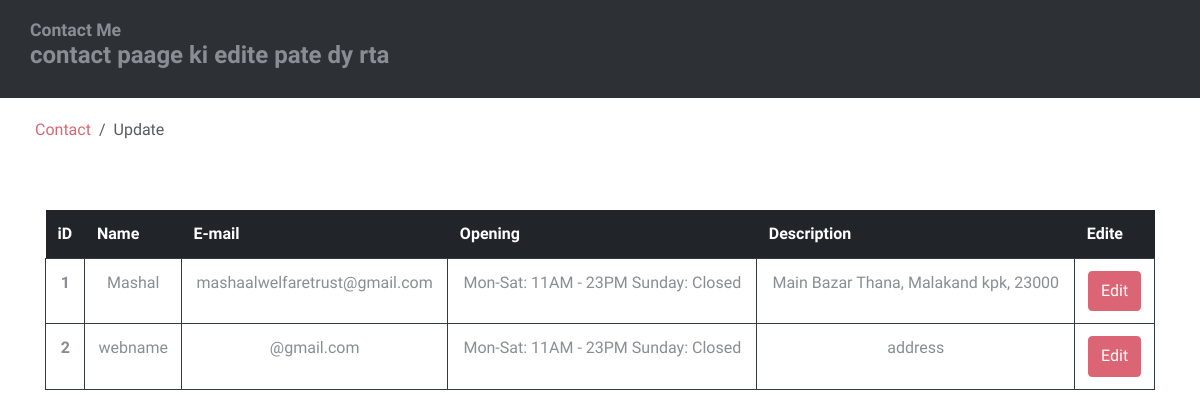
/admin/contact_page.php, run on the app's committed database.
### tables this page shows
CREATE TABLE `info` (
  `id` int(11) NOT NULL,
  `address` varchar(255) NOT NULL,
  `phone` varchar(255) NOT NULL,
  `email` varchar(255) NOT NULL,
  `name` varchar(255) NOT NULL,
  `opening` varchar(255) NOT NULL,
  `Designed` varchar(255) NOT NULL
);

### admin/contact_page.php (the view, shortened to what this page needs)
<?php
include('parts/head.php');
?>
<div class="page-header no-margin-bottom">
  <div class="container-fluid">
    <h2 class="h5 no-margin-bottom">Contact Me</h2>
    <h3>contact paage ki edite pate dy rta</h3>
  </div>
</div>
<div class="container-fluid">
  <ul class="breadcrumb">
    <li class="breadcrumb-item"><a href="/mashal/admin/#contact">Contact</a></li>
    <li class="breadcrumb-item active">Update</li>
  </ul>
</div>
<div class="container table-responsive py-5">
  <table class="table table-bordered table-hover">
    <thead class="thead-dark">
      <tr>
        <th scope="col">iD</th>
        <th colspan="0" scope="col">Name</th>
        <th colspan="0" scope="col">E-mail</th>
        <th scope="col">Opening</th>
        <th scope="col">Description</th>
        <th scope="col">Edite</th>
      </tr>
    </thead>
    <tbody class="text-center">
      <?php
      $body = mysqli_query($connect, "select * from info");
      $count = 0;
      while ($row = mysqli_fetch_assoc($body)) {
        $id = $row['id'];
        $address = $row['address'];
        $email = $row['email'];
        $name = $row['name'];
        $service = $row['opening'];
        $count++;
      ?>
        <tr>
          <th scope="row"><?php echo $count; ?></th>
          <td><?php echo $name; ?></td>
          <td><?php echo $email; ?></td>
          <td><?php echo $service; ?></td>
          <td><?php echo $address; ?></td>
          <td><a href="edite_contact_page.php?info=<?php echo $id; ?>" class="btn btn-primary" role="button">Edit</a></td>
        </tr>
      <?php
      }
      ?>
    </tbody>
  </table>
</div>

### admin/css/style.default.css (style rules this page uses)
a { -webkit-transition: all 0.3s; transition: all 0.3s; display: inline-block; }
.no-margin-bottom { margin-bottom: 0 !important; }
.breadcrumb { background: none; padding: 20px 20px; margin-bottom: 0; color: #8a8d93; }
.breadcrumb a { color: #DB6574; text-decoration: none !important; }
.breadcrumb li.active { color: #585a5f; }
.breadcrumb-item + .breadcrumb-item::before { color: #585a5f; }
.page-header { padding: 20px 15px; background: #2d3035; color: #8a8d93; margin-bottom: 30px; }
.table { margin-bottom: 0; }
.table td, .table th { border-color: #343a40; }
.table thead th { border: none; }
.table-bordered td, .table-bordered th { border-color: #343a40; }
.btn { font-weight: 400; border: 1px solid transparent; padding: 0.45rem 0.75rem; font-size: 1rem; line-height: 1.5; border-radius: 0.25rem; -webkit-transition: color 0.15s ease-in-out, background-color 0.15s ease-in-out, border-color 0.15s ease-in-out, -webkit-box-shadow 0.15s ease-in-out; transition: color 0.15s ease-in-out, background-color 0.15s ease-in-out, border-color 0.15s ease-in-out, -webkit-box-shadow 0.15s ease-in-out; transition: color 0.15s ease-in-out, background-color 0.15s ease-in-out, border-color 0.15s ease-in-out, box-shadow 0.15s ease-in-out; transition: color 0.15s ease-in-out, background-color 0.15s ease-in-out, border-color 0.15s ease-in-out, box-shadow 0.15s ease-in-out, -webkit-box-shadow 0.15s ease-in-out; }
.btn-primary { color: color-yiq(#DB6574); background-color: #DB6574; border-color: #DB6574; }
a { color: #DB6574; text-decoration: none; }
h1, h2, h3, h4, h5, h6, .h1, .h2, .h3, .h4, .h5, .h6 { margin-bottom: 0.5rem; font-family: inherit; font-weight: 700; line-height: 1.2; color: inherit; }
h2, .h2 { font-size: 1.7rem; }
h3, .h3 { font-size: 1.5rem; }
h5, .h5 { font-size: 1.1rem; }

### data on the page
info: name "Mashal", email "mashaalwelfaretrust@gmail.com", opening "Mon-Sat: 11AM - 23PM Sunday: Closed", address "Main Bazar Thana, Malakand kpk, 23000"
info: name "webname", email "@gmail.com", opening "Mon-Sat: 11AM - 23PM Sunday: Closed", address "address"
